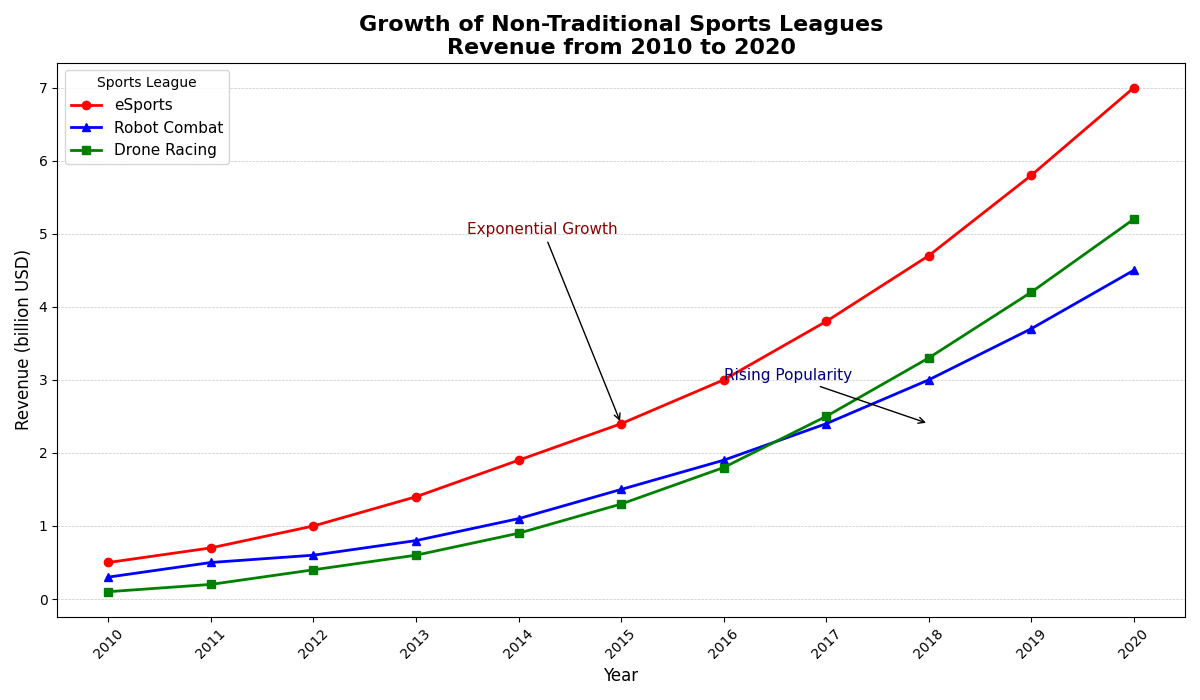

Write Python code to recreate this figure.
import numpy as np
import matplotlib.pyplot as plt

# Title and backstory
# The story revolves around the growth of various fictional non-traditional sports leagues and their cumulative revenue growth
# over a decade. Specifically, it tracks the growth of eSports, Robot Combat, and Drone Racing from 2010 to 2020.

# Define the years for the x-axis
years = np.arange(2010, 2021)

# Fictional revenue data for different sports leagues in billion USD
esports_revenue = np.array([0.5, 0.7, 1.0, 1.4, 1.9, 2.4, 3.0, 3.8, 4.7, 5.8, 7.0])
robot_combat_revenue = np.array([0.3, 0.5, 0.6, 0.8, 1.1, 1.5, 1.9, 2.4, 3.0, 3.7, 4.5])
drone_racing_revenue = np.array([0.1, 0.2, 0.4, 0.6, 0.9, 1.3, 1.8, 2.5, 3.3, 4.2, 5.2])

# Create the figure and axis
fig, ax = plt.subplots(figsize=(12, 7))

# Plot lines for each sports league
ax.plot(years, esports_revenue, marker='o', linestyle='-', color='red', linewidth=2, label='eSports')
ax.plot(years, robot_combat_revenue, marker='^', linestyle='-', color='blue', linewidth=2, label='Robot Combat')
ax.plot(years, drone_racing_revenue, marker='s', linestyle='-', color='green', linewidth=2, label='Drone Racing')

# Add titles and labels
ax.set_title('Growth of Non-Traditional Sports Leagues\nRevenue from 2010 to 2020', fontsize=16, fontweight='bold')
ax.set_xlabel('Year', fontsize=12)
ax.set_ylabel('Revenue (billion USD)', fontsize=12)

# Customize ticks and grid
ax.set_xticks(years)
ax.set_xticklabels(years, rotation=45)
ax.yaxis.grid(True, linestyle='--', linewidth=0.5, alpha=0.7)

# Add legend with title
ax.legend(title='Sports League', fontsize=11, loc='upper left')

# Annotations to highlight significant growths
ax.annotate('Exponential Growth',
            xy=(2015, 2.4), xytext=(2013.5, 5),
            arrowprops=dict(facecolor='red', arrowstyle='->'), fontsize=11, color='darkred')

ax.annotate('Rising Popularity',
            xy=(2018, 2.4), xytext=(2016, 3), 
            arrowprops=dict(facecolor='blue', arrowstyle='->'), fontsize=11, color='navy')

# Automatically adjust layout to avoid overlaps
plt.tight_layout()

# Display the plot
plt.show()
